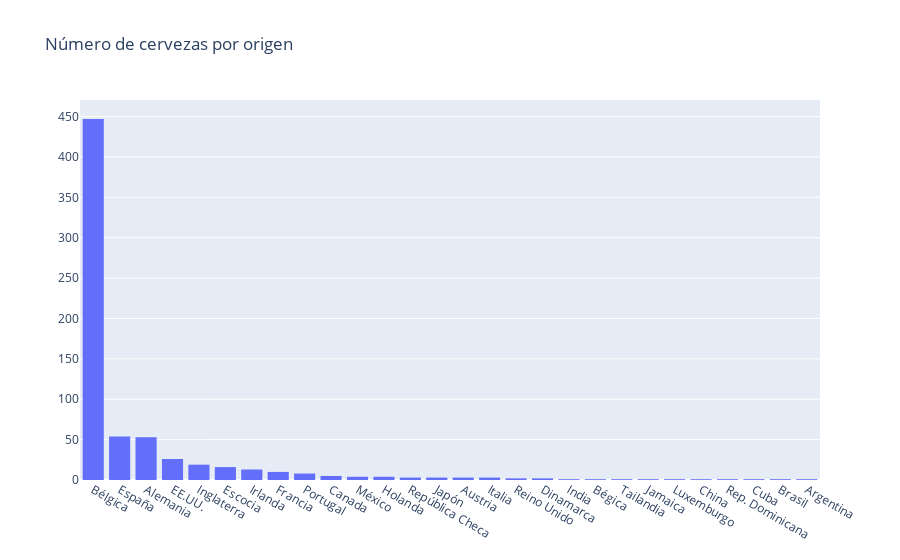
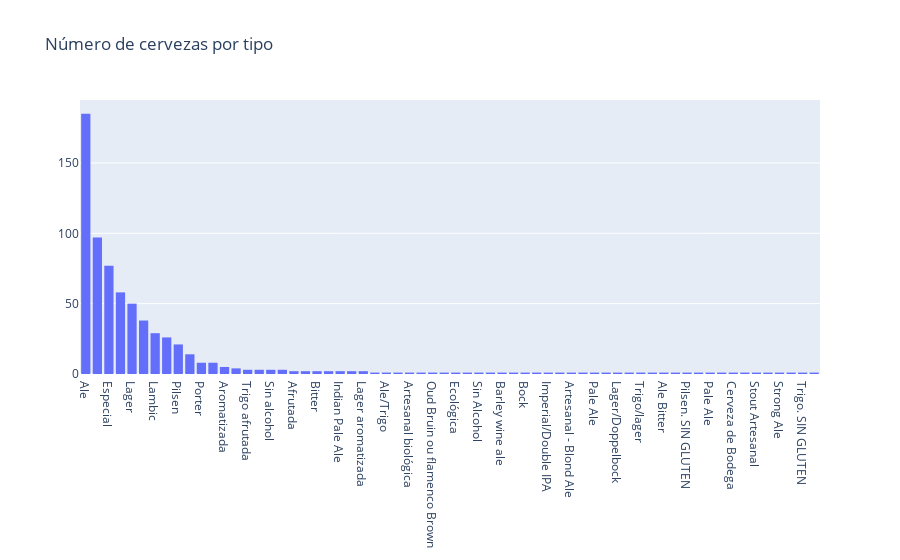
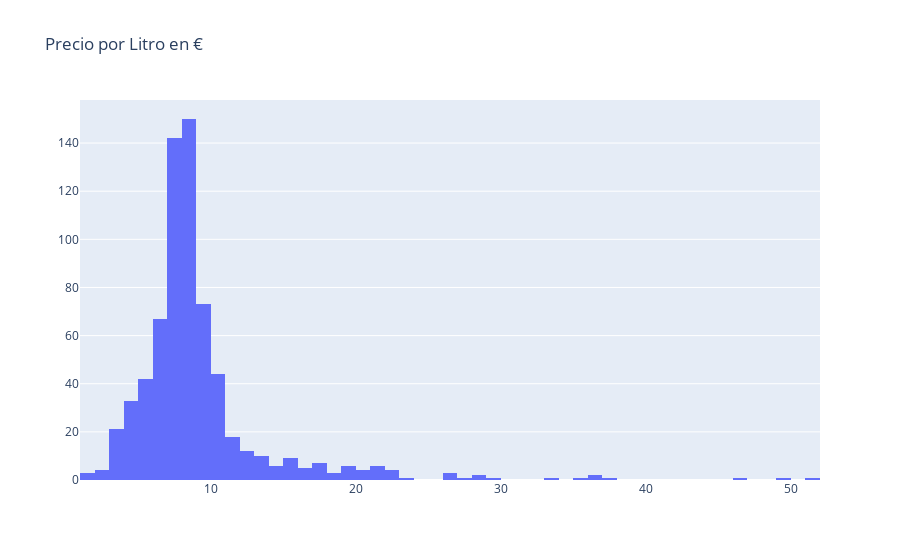
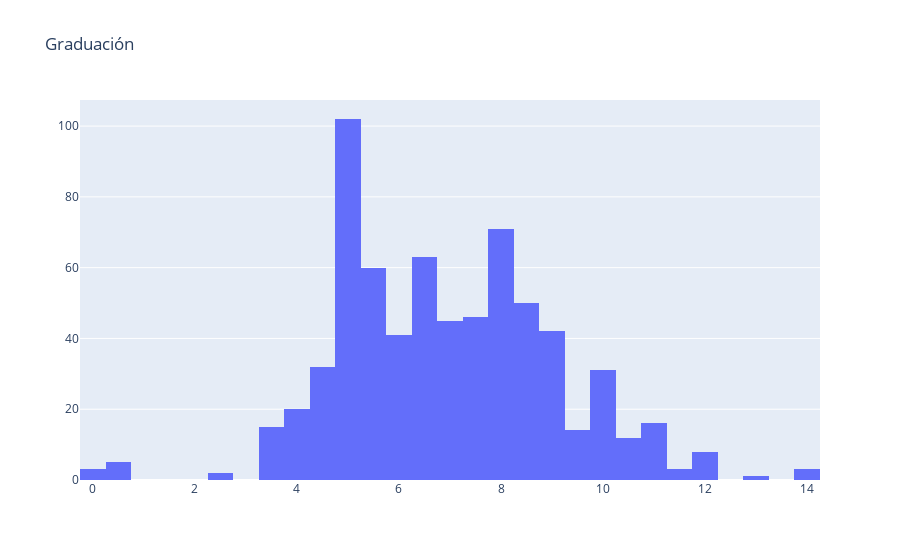

Notebook cell for these charts, in order:
### Code cell
import plotly.graph_objects as go
from collections import Counter

fig = go.Figure()
fig.add_trace(go.Histogram(histfunc="count", y=data_beers_web_sacraping['Origen'], x=data_beers_web_sacraping['Origen'], name="COUNT")).update_xaxes(categoryorder="total descending")
fig.update_layout(
    title="Número de cervezas por origen"
)
fig.show()
fig.write_html(r"C:\Users\guillermo.arguello\Documents\Master Data Science UOC\Tipología y ciclo de vida de los datos\Pec1 2020\Número de cervezas por origen.html")


fig = go.Figure()
fig.add_trace(go.Histogram(histfunc="count", y=data_beers_web_sacraping['Tipo'], x=data_beers_web_sacraping['Tipo'], name="COUNT")).update_xaxes(categoryorder="total descending")
fig.update_layout(
    title="Número de cervezas por tipo"
)
fig.show()
fig.write_html(r"C:\Users\guillermo.arguello\Documents\Master Data Science UOC\Tipología y ciclo de vida de los datos\Pec1 2020\Número de cervezas por tipo.html")


fig = go.Figure()
fig.add_trace(go.Histogram(histfunc="count", y=data_beers_web_sacraping['Precio por Litro en €'], x=data_beers_web_sacraping['Precio por Litro en €'], name="COUNT")).update_xaxes(categoryorder="total descending")
fig.update_layout(
    title="Precio por Litro en €"
)
fig.show()
fig.write_html(r"C:\Users\guillermo.arguello\Documents\Master Data Science UOC\Tipología y ciclo de vida de los datos\Pec1 2020\Precio por Litro.html")



fig = go.Figure()
fig.add_trace(go.Histogram(histfunc="count", y=data_beers_web_sacraping['Graduación'].str.strip().str.replace(",",".").str.replace("º","").str.strip(),
                           x=data_beers_web_sacraping['Graduación'].str.strip().str.replace(",",".").str.replace("º","").str.strip()
                           , name="COUNT")).update_xaxes(categoryorder="total descending")
fig.update_layout(
    title="Graduación"
)
fig.show()
fig.write_html(r"C:\Users\guillermo.arguello\Documents\Master Data Science UOC\Tipología y ciclo de vida de los datos\Pec1 2020\Graduación.html")

### Figure 1 — Plotly figure (JSON) as saved in the notebook; plotly's stock layout.template omitted (floating-point values rounded to 4 significant figures; data arrays with more than 128 entries replaced by an {"elided": "..."} marker saying what was removed)
{"data": [{"histfunc": "count", "name": "COUNT", "type": "histogram", "x": {"elided": "685 str values"}, "y": {"elided": "685 str values"}}], "layout": {"title": {"text": "Número de cervezas por origen"}, "xaxis": {"categoryorder": "total descending"}}}

### Figure 2 — Plotly figure (JSON) as saved in the notebook; plotly's stock layout.template omitted (floating-point values rounded to 4 significant figures; data arrays with more than 128 entries replaced by an {"elided": "..."} marker saying what was removed)
{"data": [{"histfunc": "count", "name": "COUNT", "type": "histogram", "x": {"elided": "685 str values"}, "y": {"elided": "685 str values"}}], "layout": {"title": {"text": "Número de cervezas por tipo"}, "xaxis": {"categoryorder": "total descending"}}}

### Figure 3 — Plotly figure (JSON) as saved in the notebook; plotly's stock layout.template omitted (floating-point values rounded to 4 significant figures; data arrays with more than 128 entries replaced by an {"elided": "..."} marker saying what was removed)
{"data": [{"histfunc": "count", "name": "COUNT", "type": "histogram", "x": {"elided": "685 float values"}, "y": {"elided": "685 float values"}}], "layout": {"title": {"text": "Precio por Litro en €"}, "xaxis": {"categoryorder": "total descending"}}}

### Figure 4 — Plotly figure (JSON) as saved in the notebook; plotly's stock layout.template omitted (floating-point values rounded to 4 significant figures; data arrays with more than 128 entries replaced by an {"elided": "..."} marker saying what was removed)
{"data": [{"histfunc": "count", "name": "COUNT", "type": "histogram", "x": {"elided": "685 str values"}, "y": {"elided": "685 str values"}}], "layout": {"title": {"text": "Graduación"}, "xaxis": {"categoryorder": "total descending"}}}
